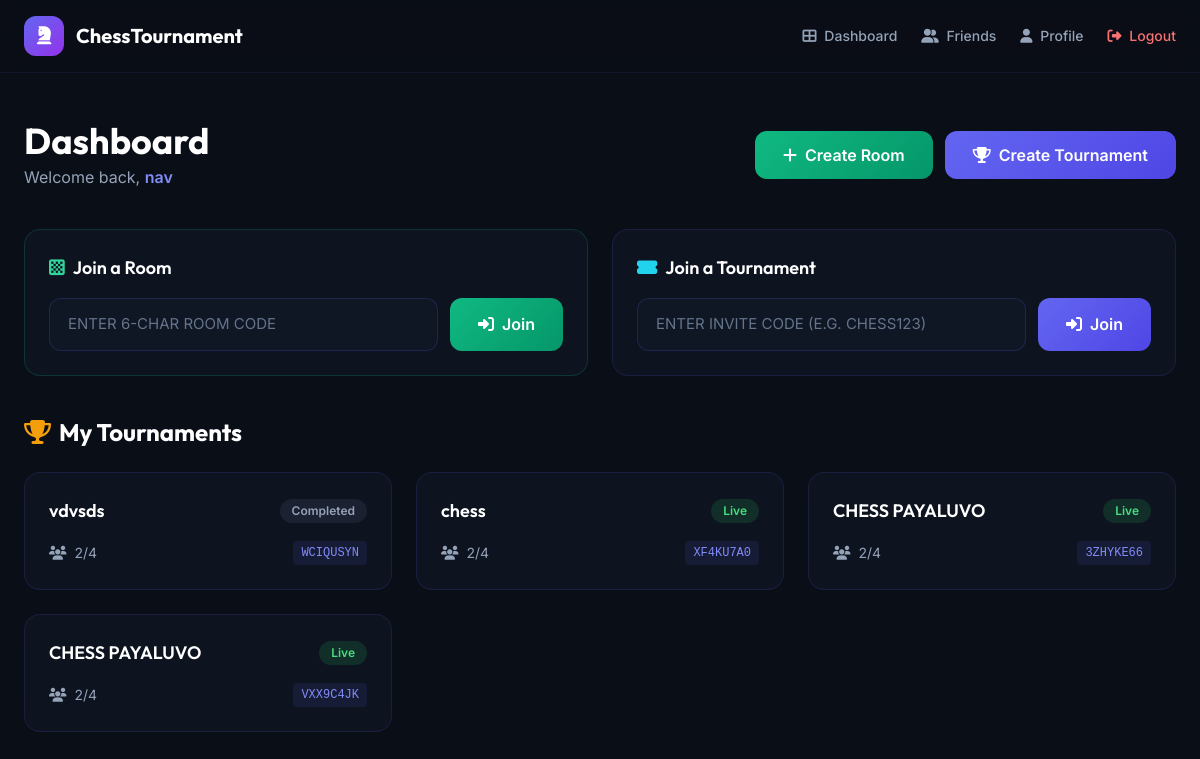
Screenshot of /tournament/dashboard/ (signed in) with the database file from the repository.
### accounts/models.py (models this page shows, shortened)
class User(AbstractUser):
    rating = models.IntegerField(default=1200)

### tournaments/models.py (models this page shows, shortened)
class Tournament(models.Model):
    STATUS_CHOICES = (
        ('waiting', 'Waiting for Players'),
        ('in_progress', 'In Progress'),
        ('completed', 'Completed'),
    )
    name = models.CharField(max_length=100)
    invite_code = models.CharField(max_length=8, unique=True, default=generate_invite_code)
    host = models.ForeignKey(settings.AUTH_USER_MODEL, on_delete=models.CASCADE, related_name='hosted_tournaments')
    max_players = models.IntegerField(default=8)
    status = models.CharField(max_length=20, choices=STATUS_CHOICES, default='waiting')
    created_at = models.DateTimeField(auto_now_add=True)

### tournaments/views.py (the view)
# urls.py: path('dashboard/', views.dashboard_view, name='dashboard'),
@login_required
def dashboard_view(request):
    my_tournaments = Tournament.objects.filter(players__user=request.user).order_by('-created_at')
    hosted_tournaments = Tournament.objects.filter(host=request.user).order_by('-created_at')
    from matches.models import RoomInvite, GameRoom
    from django.db.models import Q
    pending_room_invites = RoomInvite.objects.filter(
        invited_user=request.user,
        status='pending',
        room__status='waiting'
    ).order_by('-created_at')
    active_rooms = GameRoom.objects.filter(
        Q(host=request.user) | Q(guest=request.user),
        status__in=['waiting', 'playing']
    ).order_by('-created_at')
    return render(request, 'tournaments/dashboard.html', {
        'my_tournaments': my_tournaments,
        'hosted_tournaments': hosted_tournaments,
        'pending_room_invites': pending_room_invites,
        'active_rooms': active_rooms,
    })

### accounts/context_processors.py (called while the page is built)
def notifications(request):
    if request.user.is_authenticated:
        pending_friend_count = FriendRequest.objects.filter(
            to_user=request.user, status='pending'
        ).count()
        pending_invite_count = RoomInvite.objects.filter(
            invited_user=request.user, status='pending',
            room__status='waiting'
        ).count()
        return {
            'pending_friend_count': pending_friend_count,
            'pending_invite_count': pending_invite_count,
        }
    return {}

### templates/tournaments/dashboard.html (shortened to what this page needs)
{% extends 'base.html' %}
{% block content %}
<div class="max-w-7xl mx-auto px-6 py-12">
    <div class="animate-fadeInUp">
        <div class="flex flex-col md:flex-row items-start md:items-center justify-between mb-10 gap-4">
            <div>
                <h1 class="text-4xl font-display font-bold text-white">Dashboard</h1>
                <p class="text-slate-400 mt-1">Welcome back, <span class="text-accent-light font-semibold">{{ user.username }}</span></p>
            </div>
            <div class="flex gap-3 flex-wrap">
                <a href="{% url 'create_room' %}" class="btn-primary" style="background: linear-gradient(135deg, #10b981, #059669);">
                    <i class="fas fa-plus"></i> Create Room
                </a>
                <a href="{% url 'create_tournament' %}" class="btn-primary">
                    <i class="fas fa-trophy"></i> Create Tournament
                </a>
            </div>
        </div>
        <div class="grid grid-cols-1 md:grid-cols-2 gap-6 mb-10">
            <div class="glass-card p-6 border border-emerald-500/20">
                <h2 class="text-lg font-display font-semibold text-white mb-4"><i class="fas fa-chess-board text-emerald-400 mr-2"></i>Join a Room</h2>
                <form method="post" action="{% url 'join_room' %}" class="flex gap-3">
                    <input type="text" name="room_code" placeholder="Enter 6-char room code" class="form-input flex-1" required style="text-transform:uppercase;" maxlength="6">
                    <button type="submit" class="btn-primary whitespace-nowrap" style="background: linear-gradient(135deg, #10b981, #059669);">
                        <i class="fas fa-sign-in-alt"></i> Join
                    </button>
                </form>
            </div>
            <div class="glass-card p-6">
                <h2 class="text-lg font-display font-semibold text-white mb-4"><i class="fas fa-ticket-alt text-neon mr-2"></i>Join a Tournament</h2>
                <form method="post" action="{% url 'join_tournament' %}" class="flex gap-3">
                    <input type="text" name="invite_code" placeholder="Enter invite code (e.g. CHESS123)" class="form-input flex-1" required style="text-transform:uppercase;">
                    <button type="submit" class="btn-primary whitespace-nowrap">
                        <i class="fas fa-sign-in-alt"></i> Join
                    </button>
                </form>
            </div>
        </div>
        <div class="mb-10">
            <h2 class="text-2xl font-display font-bold text-white mb-6"><i class="fas fa-trophy text-gold mr-2"></i>My Tournaments</h2>
            {% if my_tournaments %}
            <div class="grid grid-cols-1 md:grid-cols-2 lg:grid-cols-3 gap-6">
                {% for tournament in my_tournaments %}
                <a href="{% url 'tournament_detail' pk=tournament.pk %}" class="glass-card p-6 block no-underline group">
                    <div class="flex items-center justify-between mb-4">
                        <h3 class="text-lg font-display font-semibold text-white group-hover:text-accent-light transition">{{ tournament.name }}</h3>
                        {% if tournament.status == 'waiting' %}
                        <span class="px-3 py-1 rounded-full bg-yellow-500/15 text-yellow-400 text-xs font-semibold">Waiting</span>
                        {% elif tournament.status == 'in_progress' %}
                        <span class="px-3 py-1 rounded-full bg-green-500/15 text-green-400 text-xs font-semibold animate-pulse">Live</span>
                        {% else %}
                        <span class="px-3 py-1 rounded-full bg-slate-500/15 text-slate-400 text-xs font-semibold">Completed</span>
                        {% endif %}
                    </div>
                    <div class="flex items-center justify-between text-sm text-slate-400">
                        <span><i class="fas fa-users mr-1"></i> {{ tournament.players.count }}/{{ tournament.max_players }}</span>
                        <span class="font-mono text-accent-light bg-accent/10 px-2 py-1 rounded text-xs">{{ tournament.invite_code }}</span>
                    </div>
                </a>
                {% endfor %}
            </div>
            {% else %}
            <div class="glass-card p-12 text-center">
                <i class="fas fa-trophy text-5xl text-slate-600 mb-4"></i>
                <p class="text-slate-400">You haven't joined any tournaments yet.</p>
            </div>
            {% endif %}
        </div>
    </div>
</div>
{% endblock %}

### templates/base.html (shortened to what this page needs)
<!DOCTYPE html>
<html lang="en">
<head>
    <script src="https://cdn.tailwindcss.com"></script>
    <link rel="stylesheet" href="https://cdnjs.cloudflare.com/ajax/libs/font-awesome/6.5.0/css/all.min.css">
</head>
<body>
    {% if user.is_authenticated %}
    <nav class="navbar px-6 py-4">
        <div class="max-w-7xl mx-auto flex items-center justify-between">
            <a href="{% url 'dashboard' %}" class="flex items-center gap-3 no-underline">
                <div class="w-10 h-10 rounded-xl bg-gradient-to-br from-accent to-purple-600 flex items-center justify-center">
                    <i class="fas fa-chess-knight text-white text-lg"></i>
                </div>
                <span class="text-xl font-display font-bold text-white">ChessTournament</span>
            </a>
            <div class="flex items-center gap-6">
                <a href="{% url 'dashboard' %}" class="text-slate-400 hover:text-white transition text-sm font-medium no-underline">
                    <i class="fas fa-th-large mr-1"></i> Dashboard
                </a>
                <a href="{% url 'friends_list' %}" class="text-slate-400 hover:text-white transition text-sm font-medium no-underline relative">
                    <i class="fas fa-user-friends mr-1"></i> Friends
                </a>
                <a href="{% url 'profile' %}" class="text-slate-400 hover:text-white transition text-sm font-medium no-underline">
                    <i class="fas fa-user mr-1"></i> Profile
                </a>
                <a href="{% url 'logout' %}" class="text-red-400 hover:text-red-300 transition text-sm font-medium no-underline">
                    <i class="fas fa-sign-out-alt mr-1"></i> Logout
                </a>
            </div>
        </div>
    </nav>
    {% endif %}
    <main>
        {% block content %}{% endblock %}
    </main>
</body>
</html>

### templates/base.html (style rules this page uses)
* { margin: 0; padding: 0; box-sizing: border-box; }
body { font-family: 'Inter', sans-serif; background: #0a0e17; color: #e2e8f0; min-height: 100vh; }
h1, h2, h3, h4, h5, h6 { font-family: 'Outfit', sans-serif; }
.animate-fadeInUp { animation: fadeInUp 0.6s ease-out; }
.glass-card { background: rgba(17, 24, 39, 0.6); backdrop-filter: blur(12px); border: 1px solid rgba(99, 102, 241, 0.15); border-radius: 16px; transition: all 0.3s ease; }
.btn-primary { background: linear-gradient(135deg, #6366f1, #4f46e5); color: white; padding: 12px 28px; border-radius: 12px; font-weight: 600; border: none; cursor: pointer; transition: all 0.3s ease; display: inline-flex; align-items: center; gap: 8px; }
.form-input { width: 100%; padding: 14px 18px; background: rgba(17, 24, 39, 0.8); border: 1px solid rgba(99, 102, 241, 0.2); border-radius: 12px; color: #e2e8f0; font-size: 15px; transition: all 0.3s ease; outline: none; }
.form-input::placeholder { color: #64748b; }
.navbar { background: rgba(10, 14, 23, 0.9); backdrop-filter: blur(12px); border-bottom: 1px solid rgba(99, 102, 241, 0.1); position: sticky; top: 0; z-index: 100; }

### rows the page displays
User: username "nav"
Tournament: name "vdvsds", status "Completed", players.count "2", max_players "4", invite_code "WCIQUSYN"
Tournament: name "chess", status "Live", players.count "2", max_players "4", invite_code "XF4KU7A0"
Tournament: name "CHESS PAYALUVO", status "Live", players.count "2", max_players "4", invite_code "3ZHYKE66"
Tournament: name "CHESS PAYALUVO", status "Live", players.count "2", max_players "4", invite_code "VXX9C4JK"
